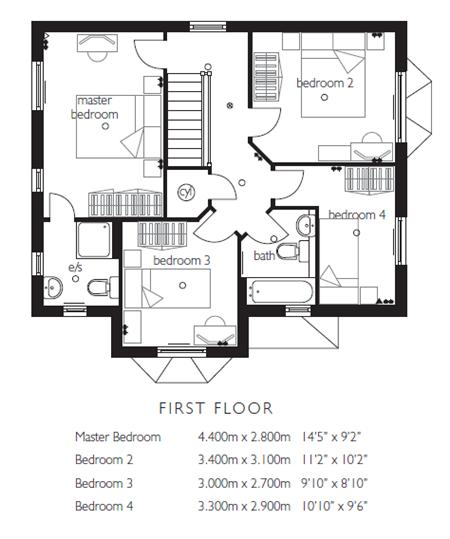
#> input picture Data/floorplans_VOA/DFirstFloor.jpg, 450 x 539 px
$ jupyter execute 'Effective Floor Area.ipynb'
#> lines starting #> are read from the running program, lines starting #| are printed output that depends on the picture; after the words box and inside, x2 and y2 are one past the last pixel; in counts of white or black regions, pixels touching at a corner belong together; long printed decimals are rounded
[cell 1]
import cv2
import numpy as np
from matplotlib import pyplot as plt
from bearing_walls import *
import random
from colored_space import *
from external_wall_contours import *
from colored_space import *
from textual_layer import *

[cell 2]
#read the image
img_path = "../Data/floorplans_VOA/DFirstFloor.jpg"
original_image = cv2.imread(img_path)
#> original_image is the input picture: shape (539, 450, 3); mean B, G, R 229.3, 229.2, 229.4

plt.figure(figsize = (60,6))
plt.imshow(original_image, cmap='gray')
plt.title('original_image')
plt.xticks([]), plt.yticks([])
plt.show()

[cell 3]
def get_external_bearing_walls(img):

    gray_img = cv2.cvtColor(img, cv2.COLOR_RGB2GRAY)

    ret, th = cv2.threshold(gray_img, 0, 255, cv2.THRESH_BINARY_INV | cv2.THRESH_OTSU)
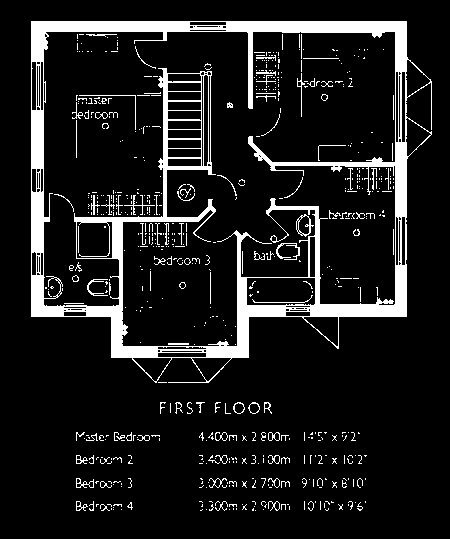
#> th: shape (539, 450); 11.3% white; 644 white regions (555 under 20 px), largest, box (x1, y1, x2, y2) and area: (31, 21, 432, 383) 21595, (276, 243, 300, 260) 123, (296, 214, 314, 237) 112
#> ret = 159
#     ret, th2 = cv2.threshold(gray_img, 0, 255, cv2.THRESH_BINARY | cv2.THRESH_OTSU)

    plt.figure(figsize = (60,6))
    plt.imshow(th, cmap='gray')
    plt.title('THRESH_OTSU and binary inv')
    plt.xticks([]), plt.yticks([])
    plt.show()

# [5 lines of commented-out code are left out]

    kernel1 = np.ones((5, 5), np.uint8)  # square image kernel used for erosion
    erode1 = cv2.erode(th, kernel1, iterations=2)
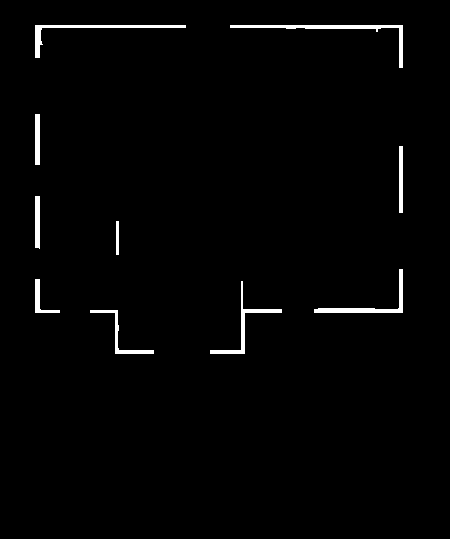
#> erode1: shape (539, 450); 1.6% white; 10 white regions, largest, box (x1, y1, x2, y2) and area: (230, 25, 403, 68) 771, (35, 25, 186, 58) 627, (314, 269, 403, 313) 574
    # cv2.imshow("erode1", erode1)

    kernel1 = np.ones((5, 5), np.uint8)  # square image kernel used for erosion
    dilate1 = cv2.dilate(erode1, kernel1, iterations=2)
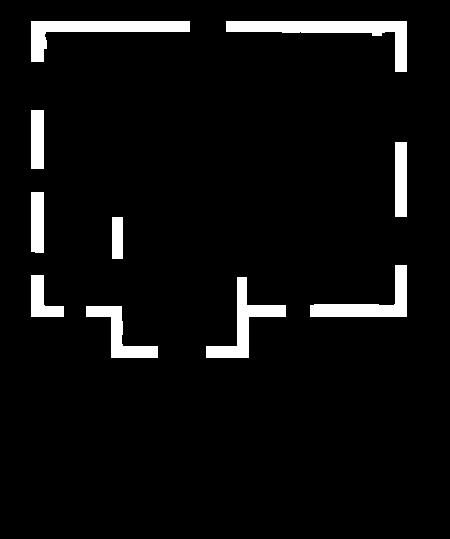
#> dilate1: shape (539, 450); 5.4% white; 10 white regions, largest, box (x1, y1, x2, y2) and area: (226, 21, 407, 72) 2603, (31, 21, 190, 62) 2179, (206, 277, 286, 358) 1732
    # cv2.imshow("dilate1", dilate1)

    return dilate1

[cell 4]
def get_completed_external_bearing_walls(input_img):

    image = get_external_bearing_walls(input_img)

    plt.figure(figsize = (60,6))
    plt.imshow(image, cmap='gray')
    plt.title('external_walls')
    plt.xticks([]), plt.yticks([])
    plt.show()

    # fill horizontal gaps
    selem_horizontal = morphology.rectangle(1, 50)
    img_filtered = morphology.closing(image, selem_horizontal)
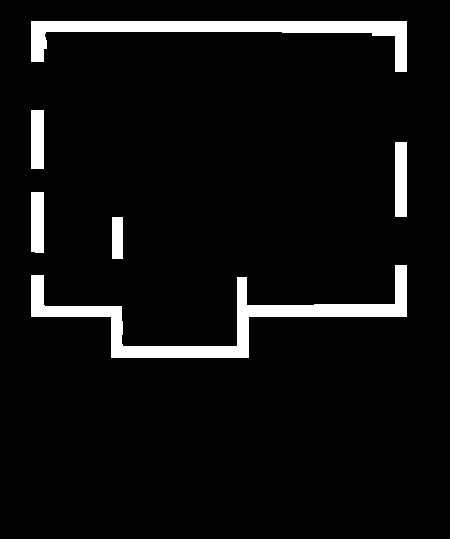
#> img_filtered: shape (539, 450); 6.1% white; 6 white regions, box (x1, y1, x2, y2) and area: (31, 265, 407, 358) 6625, (31, 21, 407, 72) 5228, (395, 142, 407, 217) 900, (31, 192, 44, 253) 789, (31, 110, 44, 169) 767, (112, 217, 123, 259) 462

    # fill vertical gaps
    selem_vertical = morphology.rectangle(80, 1)
    img_filtered = morphology.closing(img_filtered, selem_vertical)
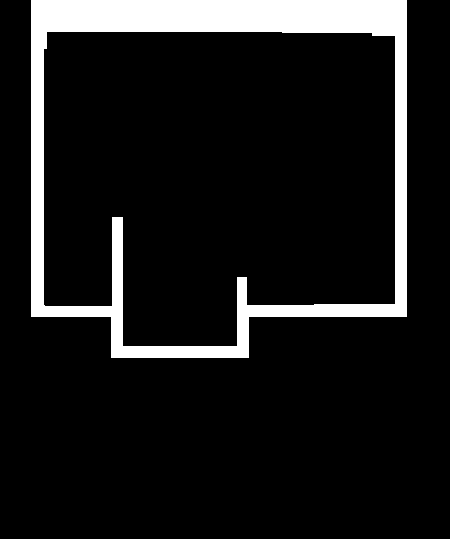
#> img_filtered: shape (539, 450); 10.7% white; 1 white region, box (x1, y1, x2, y2) and area: (31, 0, 407, 358) 25848

    # plt.imshow(img_filtered, cmap="gray")
    # plt.gca().axis("off")
    # plt.show()

    return img_filtered

[cell 5]
completed_external_walls = get_completed_external_bearing_walls(original_image)
_, completed_external_walls_inv = cv2.threshold(completed_external_walls, 200, 255, cv2.THRESH_BINARY_INV)
#> completed_external_walls_inv: shape (539, 450); 89.3% white; 1 black region

plt.figure(figsize = (60,6))
plt.imshow(completed_external_walls, cmap='gray')
plt.title('completed_external_walls')
plt.xticks([]), plt.yticks([])
plt.show()

[cell 6]
a,b,c = original_image.shape
#> a = 539; b = 450; c = 3
interior_contours = np.zeros([a, b, c], np.uint8)
interior_contours.fill(255)
#> interior_contours: shape (539, 450, 3); every value is 255

contours, hierachy = cv2.findContours(completed_external_walls, cv2.RETR_TREE, cv2.CHAIN_APPROX_SIMPLE)
#> contours = 2 contours; box (x1, y1, x2, y2) and area: (31, 0, 407, 358) 124118, (43, 31, 396, 347) 99778

sorted_contours = sorted(contours, key=cv2.contourArea, reverse=True)
#> sorted_contours has the same summary as contours

for c in sorted_contours:
    cv2.drawContours(interior_contours, [c], -1,
                     (random.randrange(0, 255), random.randrange(0, 256), random.randrange(0, 255)), 2)
#> this loop made 2 passes
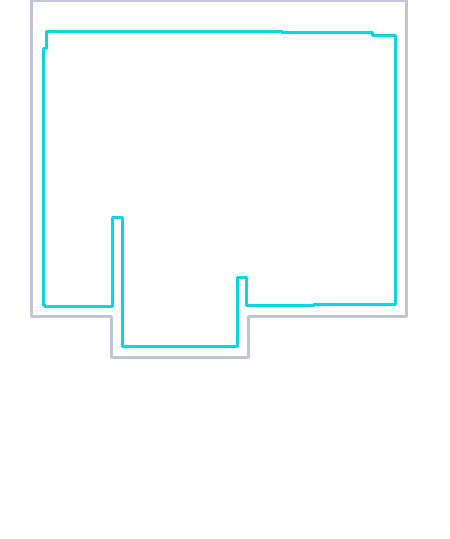
#> interior_contours: shape (539, 450, 3); mean of channels 0, 1, 2 253.8, 253.3, 249.3; drawn as B, G, R

a,b,c = original_image.shape
bi = np.zeros([a, b, c], np.uint8)
bi.fill(255)

plt.figure(figsize = (60,6))
plt.imshow(interior_contours, cmap='gray')
plt.title('interior_contours')
plt.xticks([]), plt.yticks([])
plt.show()

cv2.drawContours(bi, [sorted_contours[1]], -1, (255, 0, 0), 2)
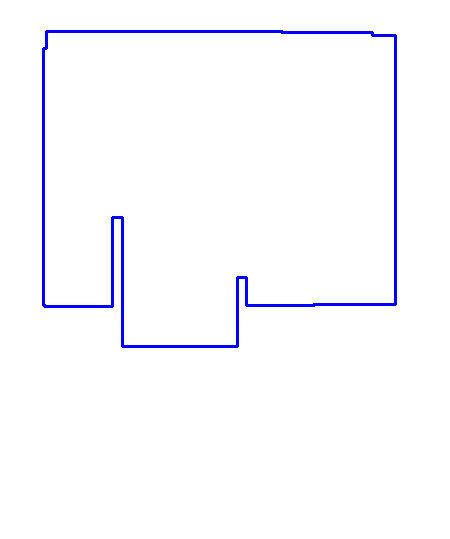
#> bi: shape (539, 450, 3); mean of channels 0, 1, 2 255, 250.1, 250.1; drawn as B, G, R
plt.figure(figsize = (60,6))
plt.imshow(bi, cmap='gray')
plt.title('interior wall')
plt.xticks([]), plt.yticks([])
plt.show()

[cell 7]
img_copy = original_image.copy()
cv2.drawContours(img_copy, [sorted_contours[1]], -1, (255, 0, 0), 2)
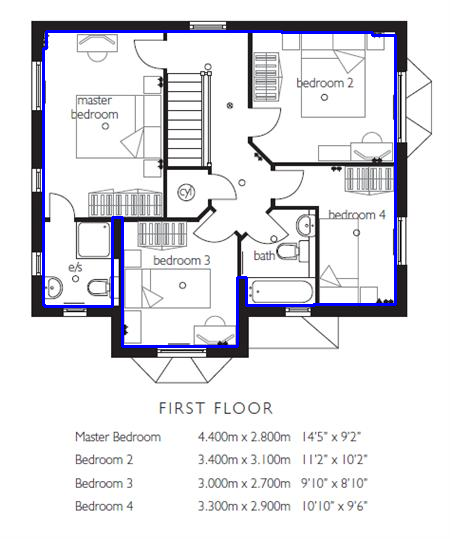
#> img_copy: shape (539, 450, 3); 1.93% of pixels changed, all inside (x1, y1, x2, y2) = (42, 30, 397, 348)

plt.figure(figsize = (60,10))
plt.imshow(img_copy, cmap='gray')
plt.title('img_copy')
plt.xticks([]), plt.yticks([])
plt.show()

[cell 8]
# Area Calcuation:
area_in_px_sq = cv2.contourArea(sorted_contours[1])
#> area_in_px_sq = 99778.5

area_in_cm_sq = area_in_px_sq * 0.0007000434
#> area_in_cm_sq = 69.85
area_in_ft_sq = area_in_cm_sq * 0.0010763
#> area_in_ft_sq = 0.0752

# display area
print("\nArea in pixel-square:")
print(area_in_px_sq)
#| 99778.5

print("\nArea in cm square")
print(area_in_cm_sq)
#| 69.849

$ run again, with Data/floorplans_VOA/DGroundFloor.jpg copied over Data/floorplans_VOA/DFirstFloor.jpg
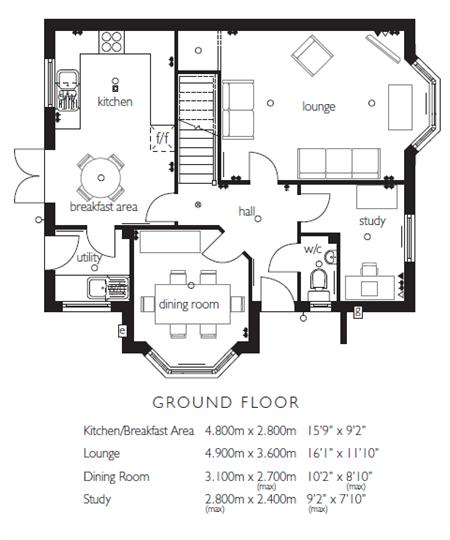
#> input picture Data/floorplans_VOA/DGroundFloor.jpg, 450 x 540 px
#> original_image is the input picture: shape (540, 450, 3); mean B, G, R 231.6, 231.5, 231.6
#> in get_external_bearing_walls, `ret, th = cv2.threshold(gray_img, 0, 255, cv2.THRESH_BINARY_INV | cv2...`:
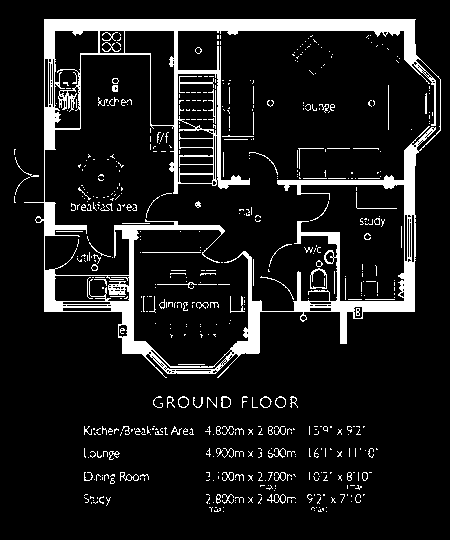
#> th: shape (540, 450); 10.6% white; 580 white regions (483 under 20 px), largest, box (x1, y1, x2, y2) and area: (24, 19, 441, 378) 19872, (179, 76, 214, 93) 113, (310, 268, 327, 289) 102
#> ret = 161
#> erode1: shape (540, 450); 1.2% white; 14 white regions (2 under 20 px), largest, box (x1, y1, x2, y2) and area: (48, 23, 412, 58) 1670, (366, 266, 411, 308) 252, (238, 305, 258, 350) 239
#> dilate1: shape (540, 450); 4.5% white; 14 white regions, largest, box (x1, y1, x2, y2) and area: (44, 19, 416, 62) 5222, (362, 262, 415, 312) 1012, (234, 301, 262, 354) 831
#> completed_external_walls_inv: shape (540, 450); 90.6% white; 2 black regions
#> contours = 2 contours; box (x1, y1, x2, y2) and area: (44, 0, 416, 354) 16716, (234, 147, 416, 354) 4800
#> sorted_contours has the same summary as contours
#> the loop `for c in sorted_contours:` made 2 passes
#> bi: shape (540, 450, 3); mean of channels 0, 1, 2 255, 252, 252
#> `cv2.drawContours(img_copy, [sorted_contours[1]], -1, (255, 0, 0), 2)`:
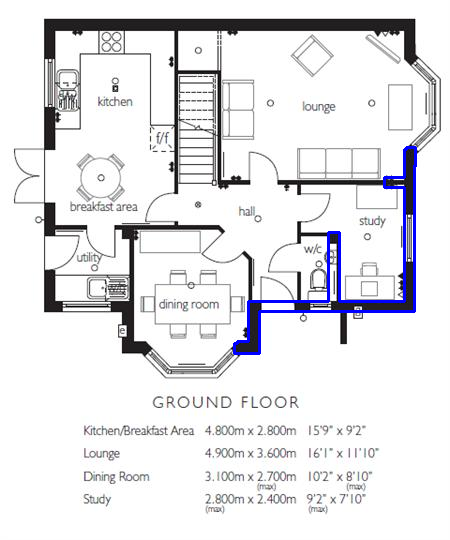
#> img_copy: shape (540, 450, 3); 1.17% of pixels changed, all inside (x1, y1, x2, y2) = (233, 146, 417, 355)
#> area_in_px_sq = 4800
#> area_in_cm_sq = 3.36
#> area_in_ft_sq = 0.00362
#| 4800.0
#| 3.360

$ run again, with Data/floorplans_VOA/First Floor Strafford.jpg copied over Data/floorplans_VOA/DFirstFloor.jpg
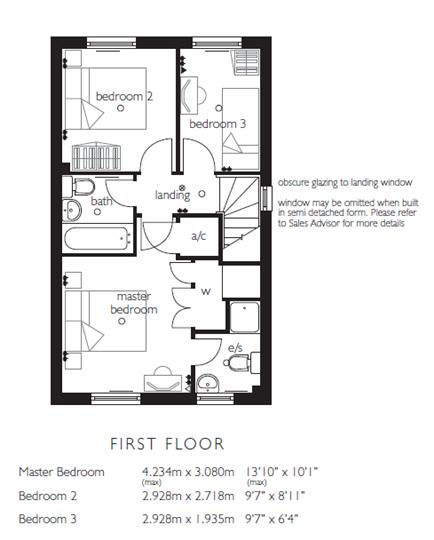
#> input picture Data/floorplans_VOA/First Floor Strafford.jpg, 434 x 540 px
#> original_image is the input picture: shape (540, 434, 3); mean B, G, R 233.9, 233.8, 234
#> in get_external_bearing_walls, `ret, th = cv2.threshold(gray_img, 0, 255, cv2.THRESH_BINARY_INV | cv2...`:
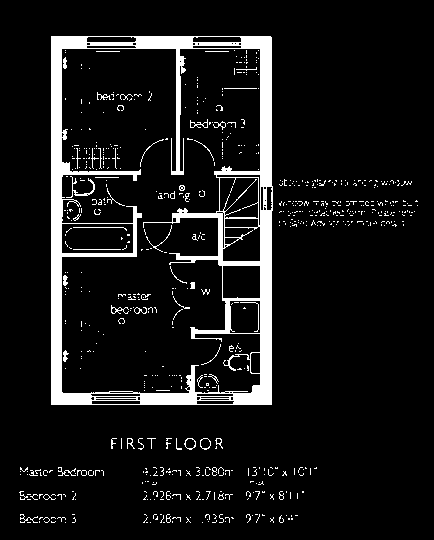
#> th: shape (540, 434); 8.8% white; 708 white regions (654 under 20 px), largest, box (x1, y1, x2, y2) and area: (51, 36, 273, 405) 16548, (66, 176, 95, 198) 121, (190, 119, 208, 128) 56
#> ret = 157
#> erode1: shape (540, 434); 1.4% white; 5 white regions, box (x1, y1, x2, y2) and area: (55, 40, 87, 401) 1371, (238, 214, 268, 401) 916, (245, 40, 268, 183) 666, (140, 40, 189, 45) 245, (144, 397, 193, 401) 196
#> dilate1: shape (540, 434); 4.7% white; 5 white regions, box (x1, y1, x2, y2) and area: (51, 36, 91, 405) 4851, (234, 210, 272, 405) 2716, (241, 36, 272, 187) 2058, (136, 36, 193, 49) 741, (140, 393, 197, 405) 684
#> completed_external_walls_inv: shape (540, 434); 90.8% white; 1 black region
#> contours = 2 contours; box (x1, y1, x2, y2) and area: (51, 0, 272, 405) 88880, (61, 48, 261, 394) 68452
#> sorted_contours has the same summary as contours
#> the loop `for c in sorted_contours:` made 2 passes
#> c on pass 1: [[51, 0], [51, 404], [271, 404], [271, 0]]
#> bi: shape (540, 434, 3); mean of channels 0, 1, 2 255, 251.4, 251.4
#> `cv2.drawContours(img_copy, [sorted_contours[1]], -1, (255, 0, 0), 2)`:
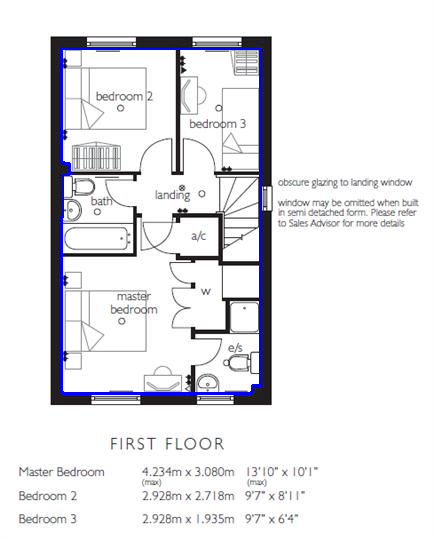
#> img_copy: shape (540, 434, 3); 1.41% of pixels changed, all inside (x1, y1, x2, y2) = (60, 47, 262, 395)
#> area_in_px_sq = 68452
#> area_in_cm_sq = 47.92
#> area_in_ft_sq = 0.0516
#| 68452.0
#| 47.919
